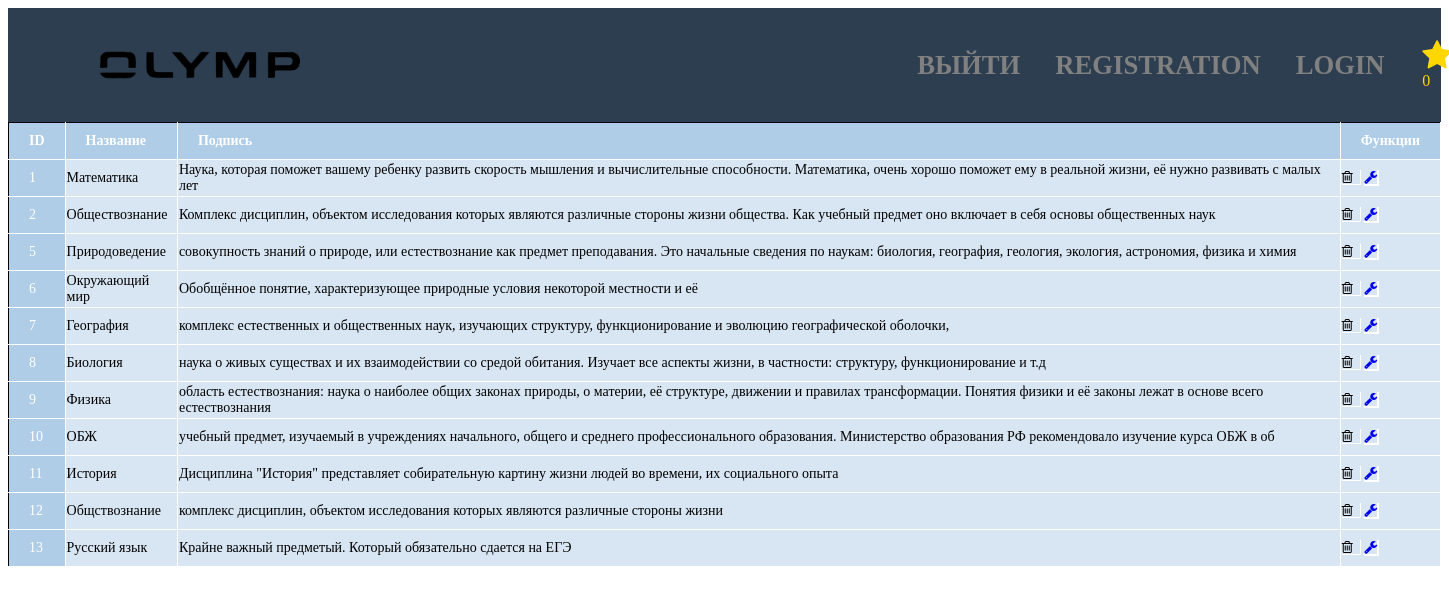
Screenshot of /admin/type.php with the database file from the repository.
### tables this page shows
CREATE TABLE `type` (
  `id` int(11) NOT NULL,
  `name` varchar(20) NOT NULL,
  `caption` varchar(2000) NOT NULL,
  `img` varchar(100) NOT NULL
);

### admin/type.php (the view, shortened to what this page needs)
<? include 'hdr.php';
$req = "SELECT * FROM `type`";
$result = mysqli_query($link, $req);
$test = [];
while ($row = mysqli_fetch_assoc($result))
	$test[] = $row; ?>
<table>
	<tr>
		<th>ID</th>
		<th>Название</th>
		<th>Подпись</th>
		<th>Функции</th>
	</tr>
	<?
	for ($i = 0; $i < count($test); $i++) {
		echo "<tr>";
		echo "<td>" . $test[$i]['id'] . "</td><td>" . $test[$i]['name'] . "</td><td>" . $test[$i]['caption'] . "</td>
	<td>
	<i class='fa fa-trash-o fa-fw gds-delete' id=" . $test[$i]['id'] . "></i>
	<a href='edit_type.php?id=" . $test[$i]['id'] . "'>
	<i class='fa fa-wrench fg fw' ></i>
	</td>";
		echo "</tr>";
	}
	?>
</table>

### admin/style.css (style rules this page uses)
table { border: 1px solid #000; border-spacing: 0; font-size: 14px; border-collapse: collapse; text-align: center; }
table th, table td:first-child { background: #AFCDE7; color: white; padding: 10px 20px; }
table tr td { background: #D8E6F3; }
table *:first-child { text-align: left; }
table * { border-style: solid; border-width: 0 1px 1px 0; border-color: white; }

### rows the page displays
type: id "1", name "Математика", caption "Наука, которая поможет вашему ребенку развить скорость мышления и вычислительные способности. Математика, очень хорошо поможет ему в реальной жизни, её нужно развивать с малых лет"
type: id "2", name "Обществознание", caption "Комплекс дисциплин, объектом исследования которых являются различные стороны жизни общества. Как учебный предмет оно включает в себя основы общественных наук"
type: id "5", name "Природоведение", caption "совокупность знаний о природе, или естествознание как предмет преподавания. Это начальные сведения по наукам: биология, география, геология, экология, астрономия, физика и химия"
type: id "6", name "Окружающий мир", caption "Обобщённое понятие, характеризующее природные условия некоторой местности и её"
type: id "7", name "География", caption "комплекс естественных и общественных наук, изучающих структуру, функционирование и эволюцию географической оболочки,"
type: id "8", name "Биология", caption "наука о живых существах и их взаимодействии со средой обитания. Изучает все аспекты жизни, в частности: структуру, функционирование и т.д"
type: id "9", name "Физика", caption "область естествознания: наука о наиболее общих законах природы, о материи, её структуре, движении и правилах трансформации. Понятия физики и её законы лежат в основе всего естествознания"
type: id "10", name "ОБЖ", caption "учебный предмет, изучаемый в учреждениях начального, общего и среднего профессионального образования. Министерство образования РФ рекомендовало изучение курса ОБЖ в об"
type: id "11", name "История", caption "Дисциплина \"История\" представляет собирательную картину жизни людей во времени, их социального опыта"
type: id "12", name "Общствознание", caption "комплекс дисциплин, объектом исследования которых являются различные стороны жизни"
type: id "13", name "Русский язык", caption "Крайне важный предметый. Который обязательно сдается на ЕГЭ"

### other values shown
$count "0"
